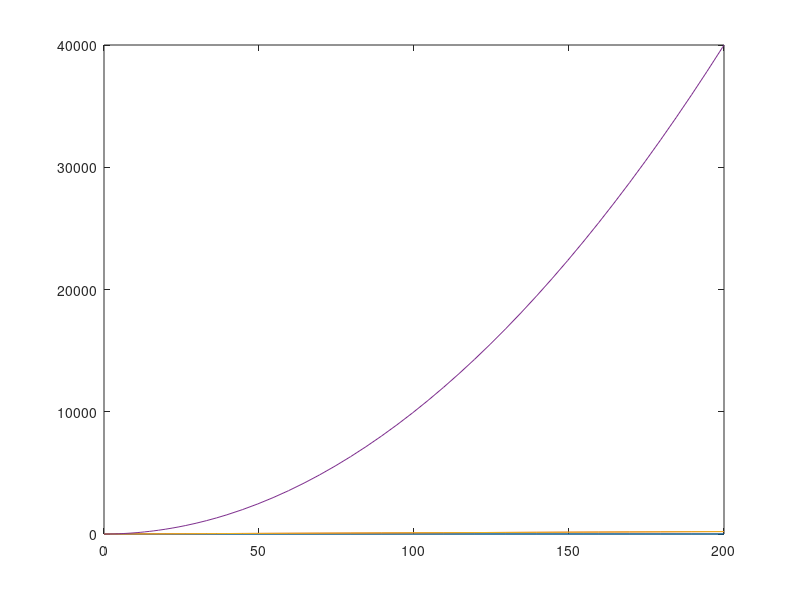

The MATLAB script that drew this image:
%% slide 30- L10
clc; close all; clear all;
% MTTF1=10;
% MTTF2=20;
% MTTR1=2;
% MTTR2=3;
% 
% l1=1/MTTF1;
% l2=1/MTTF2;
% m1=1/MTTR1;
% m2=1/MTTR2;

Q=[0 , 1 , 1 ,0;
   0 , 0 , 0 ,1;
   0 , 0 , 0 ,1;    
   0 , 0 , 0 ,0];  % absorbing state
% Q_prime=[ones(4,1), Q(:,2:4)];  %slide 11 pdf 10
% pi=[1 0 0 0]*inv(Q_prime) ;         %slide 11 pdf 10
p0= [ 1 , 0 , 0 , 0 ];
[t,sol]=ode45(@(t,x) Q'*x, [0 200], p0');
plot(t,sol,"-")





